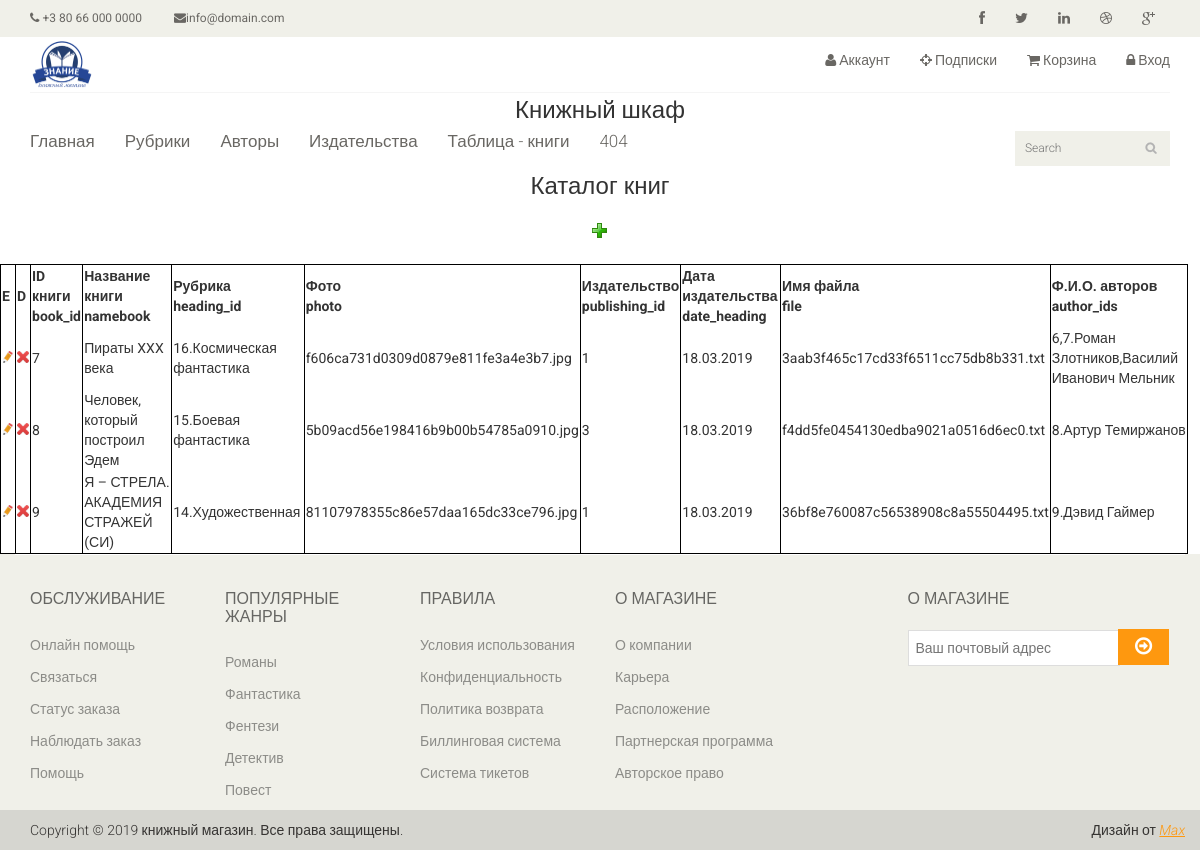
Page /table.php on the committed database.
### tables this page shows
CREATE TABLE `t_book` (
  `book_id` int(11) NOT NULL COMMENT 'id книги',
  `namebook` varchar(512) NOT NULL COMMENT 'название книги',
  `heading_id` int(6) NOT NULL COMMENT 'id издательства',
  `photo` varchar(512) NOT NULL COMMENT 'фото книги',
  `date_heading` date NOT NULL COMMENT 'дата издательства',
  `publishing_id` int(6) NOT NULL COMMENT 'id издательства',
  `file` varchar(1024) NOT NULL COMMENT 'название файла, автогенерация php',
  `typeLoadFile` int(11) DEFAULT NULL COMMENT 'источник загружки (1-локально, 2-внешний)',
  `creared` timestamp NOT NULL DEFAULT CURRENT_TIMESTAMP,
  `update_time` datetime NOT NULL COMMENT 'время изменения парам-в книги',
  `url` varchar(1024) NOT NULL COMMENT 'адрес внешнего источника, если есть'
);

CREATE TABLE `t_heading` (
  `heading_id` int(11) NOT NULL COMMENT 'id рубрики',
  `parent_id` int(11) NOT NULL DEFAULT '0' COMMENT 'родительское id',
  `name_heading` varchar(256) NOT NULL COMMENT 'название рубрики'
);

### app/apps.php (called while the page is built, shortened)
    </script><?
function flip_dates ($srtings, $param) {
    $dates= array(); $day_week= array(1=>'Пн',2=>'Вт',3=>'Ср',4=>'Чт',5=>'Пт',6=>'Сб',0=>'Вс');	$data= "";
    if (preg_match('/([\d]{4})[-.]{1}([\d]{2})[-.]{1}([\d]{2})/', $srtings, $srting_match))
    {$dates["0"]= str_pad($srting_match[3], 2, "0", STR_PAD_LEFT)."-".str_pad($srting_match[2], 2, "0", STR_PAD_LEFT)."-".$srting_match[1];
        $dates["1"]= str_pad($srting_match[3], 2, "0", STR_PAD_LEFT).".".str_pad($srting_match[2], 2, "0", STR_PAD_LEFT).".".$srting_match[1];
        $date1= str_pad($srting_match[3], 2, "0", STR_PAD_LEFT).".".str_pad($srting_match[2], 2, "0", STR_PAD_LEFT).".".str_pad($srting_match[1], 4, "0", STR_PAD_LEFT);
        $dates["3"]= $date1." ".$data;
        $dates["4"]= date("w",strtotime($srtings));
    }
    switch ($param)	{
        case 1: return @$dates["1"];break;
    }
}

### book.php (the view, shortened to what this page needs)
<?php
require __DIR__ . "/app/apps.php";
class book extends baseClass
{
    public $pdo;
    public function __construct()
    {
        include __DIR__ . "/bd/pdoconnect.php";
        $this->pdo= $pdo;
    }
    public function viewAll()
    {   $Book= array(); $result = false;
        try {
            $sql_queryes = "SELECT b.`book_id`, b.`namebook`, b.`creared`, b.`heading_id`, h.`name_heading`, b.`photo`, b.`publishing_id`, b.`date_heading`, b.`file`, p.`name_publishing`,  ab.`name_author2`,  ab.`author_ids`
    FROM `t_book` b
	INNER JOIN `t_heading` h ON h.`heading_id` = b.`heading_id`
    INNER JOIN `t_publishing` p ON p.`publishing_id` = b.`publishing_id`
   	INNER JOIN (
        SELECT ab.`book_id`,  GROUP_CONCAT(a.`name_author`) as `name_author2`, GROUP_CONCAT(a.`author_id`) as `author_ids`
        		FROM `t_author_book` ab
   			INNER JOIN `t_author` a ON a.`author_id` = ab.`author_id`
      	GROUP BY ab.`book_id`
    ) as ab  ON ab.`book_id` = b.`book_id` ;";
            $queryes = $this->pdo->prepare($sql_queryes);
            $results = $queryes->execute();
            while ($res= $queryes->fetch()) {
                $Book[$res['book_id']] = $res;
            }
        } catch (PDOException $e) {
            echo 'Подключение не удалось: ' . $e->getMessage();
            die();
            $result = false;
        }
        return $Book;
    }
    public function viewTable()
    {   $books = ""; $table = "<form name='publ' action='new.php' method='post'><div style='text-align: center; font-size: 24px;'>Каталог книг</div>
                    <br><div style='text-align: center; '><input type='image' src='/images/add.png' name='new' alt='Новая'></div></form><br>";
        foreach ( $this->viewAll() as $key => $value ) {
            $table .= "
                    <tr><form name='publ' action='edit.php'  method='post'>
                    <input type='hidden' name='book_id' value='".$value['book_id']."'>
                    <td style='width: 10px; border-left: 1px solid black; '><input type='image' src='/images/edit.png' width='12' name='edit' alt='Редактировать'></td>
                    <td style='width: 10px; border-left: 1px solid black; '><input type='image' src='/images/delete.png' width='12' name='delete' alt='Удалить'></td>
                    <td style='border-left: 1px solid black; '>{$value['book_id']}</td>
                    <td style='border-left: 1px solid black; '>{$value['namebook']}</td>
                    <td style='border-left: 1px solid black; '>{$value['heading_id']}.{$value['name_heading']}</td>
                    <td style='border-left: 1px solid black; '>{$value['photo']}</td>
                    <td style='border-left: 1px solid black; '>{$value['publishing_id']}</td>
                    <td style='border-left: 1px solid black; '>".flip_dates ($value['date_heading'], 1)."</td>
                    <td style='border-left: 1px solid black; '>{$value['file']}</td>
                    <td style='border-left: 1px solid black; '>{$value['author_ids']}.{$value['name_author2']}</td>
                    </form></tr>";
        }
        $header = "<tr>
                    <th style='width: 10px; border-left: 1px solid black; '>E</th>
                    <th style='width: 10px; border-left: 1px solid black; '>D</th>
                    <th style='border-left: 1px solid black; '>ID книги<br>book_id</th>
                    <th style='border-left: 1px solid black; '>Название книги<br>namebook</th>
                    <th style='border-left: 1px solid black; '>Рубрика<br>heading_id</th>
                    <th style='border-left: 1px solid black; '>Фото<br>photo</th>
                    <th style='border-left: 1px solid black; '>Издательство<br>publishing_id</th>
                    <th style='border-left: 1px solid black; '>Дата издательства<br>date_heading</th>
                    <th style='border-left: 1px solid black; '>Имя файла<br>file</th>
                    <th style='border-left: 1px solid black; '>Ф.И.О. авторов<br>author_ids</th>
                </tr>";
        $books= "<table style='width:99%; border: 1px solid black; '>" . $header . $table . "</table>";
        return $books;
    }
}

### css/main.css (style rules this page uses)
body { font-family: 'Roboto', sans-serif; background:; position: relative; font-weight:400px; }

### rows in the picture
t_book: book_id "7", namebook "Пираты XXX века", heading "16", heading.name_heading "Космическая фантастика", photo "f606ca731d0309d0879e811fe3a4e3b7.jpg", publishing "1", date_heading "18.03.2019", file "3aab3f465c17cd33f6511cc75db8b331.txt", author_ids "6,7", name_author2 "Роман Злотников,Василий Иванович Мельник"
t_book: book_id "8", namebook "Человек, который построил Эдем", heading "15", heading.name_heading "Боевая фантастика", photo "5b09acd56e198416b9b00b54785a0910.jpg", publishing "3", date_heading "18.03.2019", file "f4dd5fe0454130edba9021a0516d6ec0.txt", author_ids "8", name_author2 "Артур Темиржанов"
t_book: book_id "9", namebook "Я – СТРЕЛА. АКАДЕМИЯ СТРАЖЕЙ (СИ)", heading "14", heading.name_heading "Художественная", photo "81107978355c86e57daa165dc33ce796.jpg", publishing "1", date_heading "18.03.2019", file "36bf8e760087c56538908c8a55504495.txt", author_ids "9", name_author2 "Дэвид Гаймер"
